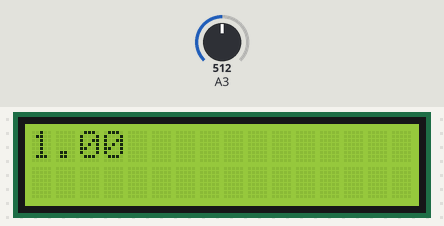
Recording of a sketch running on a simulated Arduino Uno, built with avr-gcc and run on an emulated ATmega328P. Shown: 16×2 character LCD. Inputs (shaded band) come from the test bench; at power-on: A3 = 512. What the sketch prints to the serial monitor is not drawn.

Above: at 0.1 s.
At 1.2 s:
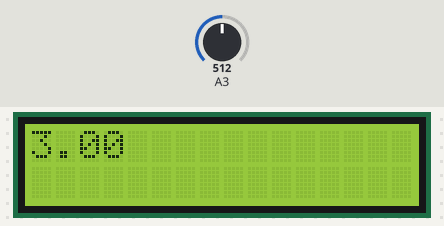
1.3 s: A3 set to 190
2.8 s: A3 set to 210
At 6.0 s:
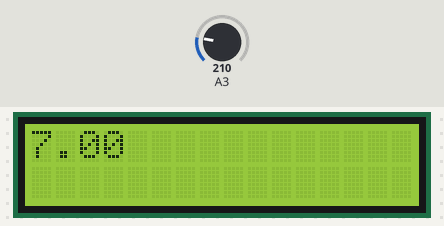
Timing chart, 0 to 7.5 s (numbered marks = the images above; inputs shaded):
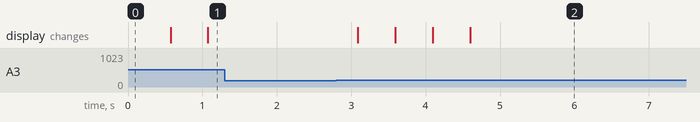

Measured:
- after the input at 1.3 s, every drawn part: stays the same
- after the input at 2.8 s, the display: first changes after 0.29 s (image 2 shows a later state)

The sketch:

LCDserial.ino
```cpp
#include <LiquidCrystal.h>

// initialize the library with the numbers of the interface pins
LiquidCrystal lcd(13, 12, 8, 7, 4, 2);
float val,count = 0,thresh = 200;
unsigned long start,time;

void setup() {

  lcd.begin(16, 2);
  pinMode(A3,INPUT);
  Serial.begin(9600);
 start = millis();
  lcd.print("hello, world!");
}

void loop() {
	time = millis();
  	if(time-start < 5000){
	val = analogRead(A3);
	if (val>thresh)
	{
		count++;
	}
	}
	Serial.println(count);
	lcd.clear();
	lcd.print(count);
    delay(500);
}
```
